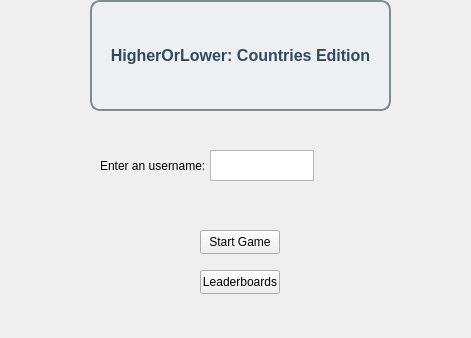
<?xml version="1.0" encoding="UTF-8"?>
<ui version="4.0">
 <class>loginwindow</class>
 <widget class="QWidget" name="loginwindow">
  <property name="geometry">
   <rect>
    <x>0</x>
    <y>0</y>
    <width>471</width>
    <height>338</height>
   </rect>
  </property>
  <property name="windowTitle">
   <string>Form</string>
  </property>
  <widget class="QLabel" name="label">
   <property name="geometry">
    <rect>
     <x>100</x>
     <y>130</y>
     <width>161</width>
     <height>71</height>
    </rect>
   </property>
   <property name="text">
    <string>Enter an username:</string>
   </property>
  </widget>
  <widget class="QTextEdit" name="textEdit">
   <property name="geometry">
    <rect>
     <x>210</x>
     <y>150</y>
     <width>104</width>
     <height>31</height>
    </rect>
   </property>
  </widget>
  <widget class="QLabel" name="label_2">
   <property name="geometry">
    <rect>
     <x>90</x>
     <y>0</y>
     <width>301</width>
     <height>111</height>
    </rect>
   </property>
   <property name="styleSheet">
    <string notr="true">QLabel {
    font-size: 16px; 
    font-weight: bold; 
    color: #34495e; 
    background-color: #ecf0f1; 
    border: 2px solid #7f8c8d; 
    border-radius: 10px; 
    padding: 5px; 
    text-align: center; 
}
</string>
   </property>
   <property name="text">
    <string>HigherOrLower: Countries Edition</string>
   </property>
   <property name="alignment">
    <set>Qt::AlignmentFlag::AlignCenter</set>
   </property>
  </widget>
  <widget class="QPushButton" name="startButton">
   <property name="geometry">
    <rect>
     <x>200</x>
     <y>230</y>
     <width>80</width>
     <height>24</height>
    </rect>
   </property>
   <property name="text">
    <string>Start Game</string>
   </property>
  </widget>
  <widget class="QPushButton" name="leaderboardsButton">
   <property name="geometry">
    <rect>
     <x>200</x>
     <y>270</y>
     <width>80</width>
     <height>24</height>
    </rect>
   </property>
   <property name="text">
    <string>Leaderboards</string>
   </property>
  </widget>
 </widget>
 <resources/>
 <connections/>
</ui>
